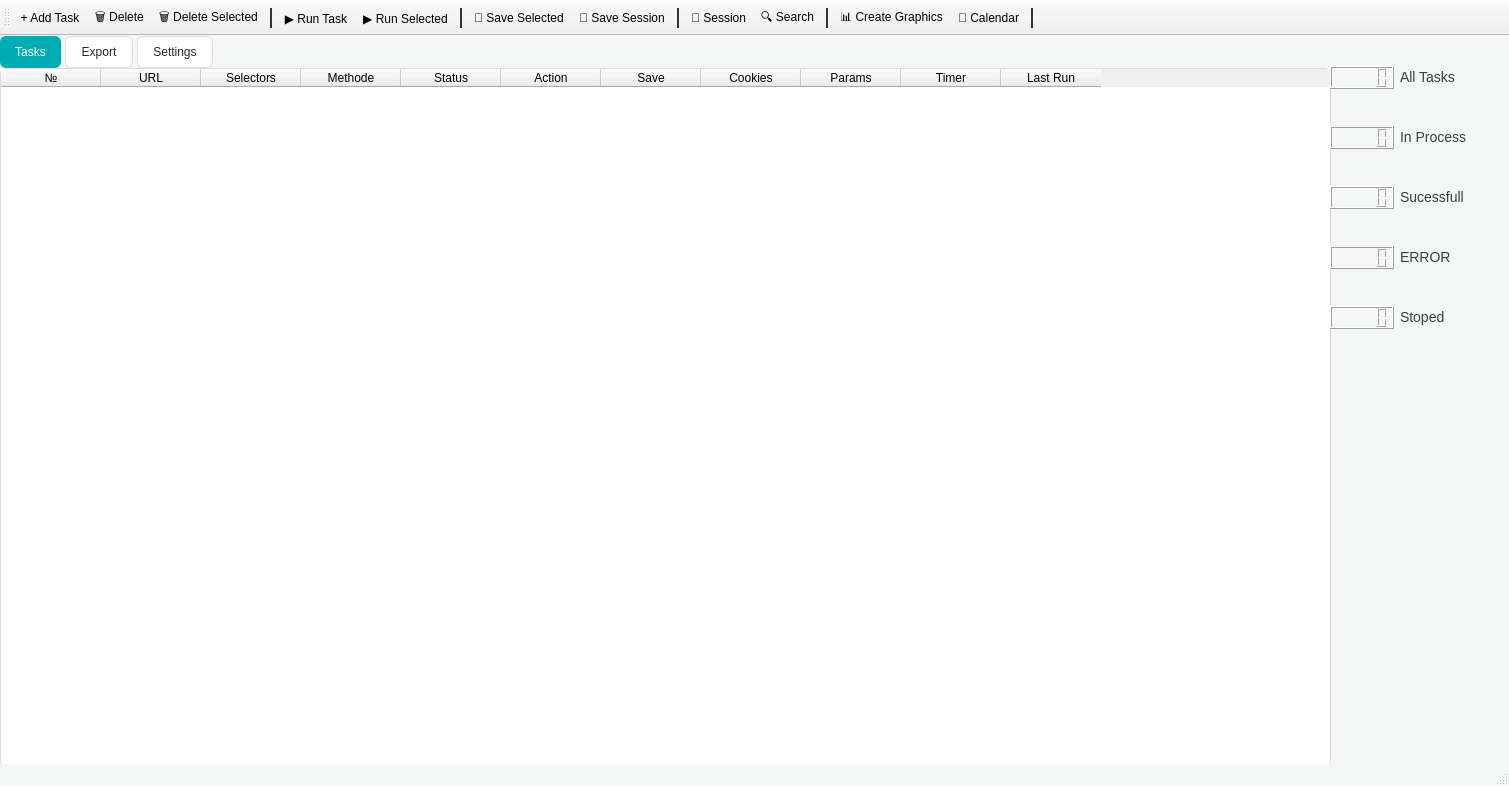
<?xml version="1.0" encoding="UTF-8"?>
<ui version="4.0">
 <class>MainWindow</class>
 <widget class="QMainWindow" name="MainWindow">
  <property name="geometry">
   <rect>
    <x>0</x>
    <y>0</y>
    <width>1509</width>
    <height>786</height>
   </rect>
  </property>
  <property name="windowTitle">
   <string>MainWindow</string>
  </property>
  <property name="styleSheet">
   <string notr="true">/* Основное окно и вкладки */
QMainWindow {
    background-color: #f4f7f6;
    color: #222831;
    font-family: 'Segoe UI', sans-serif;
}

QTabWidget::pane {
    border: none;
    background-color: #ffffff;
}

QTabBar::tab {
    background-color: #ffffff;
    color: #222831;
    padding: 8px 15px;
    border: 1px solid #dddddd;
    border-radius: 6px;
    margin-right: 4px;
}

QTabBar::tab:selected {
    background-color: #00adb5;
    color: #ffffff;
    border: none;
}

/* Кнопки */
QPushButton {
    background-color: #00adb5;
    color: white;
    padding: 6px 15px;
    border-radius: 6px;
}

QPushButton:hover {
    background-color: #028a91;
}

/* Поля ввода */
QLineEdit, QTextEdit {
    background-color: #ffffff;
    color: #222831;
    border: 1px solid #dddddd;
    border-radius: 5px;
    padding: 4px;
}

/* Таблица и списки */
QTableWidget, QListWidget {
    background-color: #ffffff;
    color: #222831;
    gridline-color: #f0f0f0;
    border: 1px solid #dddddd;
    border-radius: 6px;
}

/* Логи */
QTextBrowser {
    background-color: #ffffff;
    color: #222831;
    border: 1px solid #dddddd;
    border-radius: 6px;
}

/* ===== ДОПОЛНЕНИЯ ===== */

/* Label (подписи и текст) */
QLabel {
    color: #393e46;
    font-size: 14px;
}

/* CheckBox */
QCheckBox {
    color: #222831;
    padding: 3px;
    spacing: 5px;
}

QCheckBox::indicator {
    width: 16px;
    height: 16px;
    border-radius: 3px;
    border: 1px solid #00adb5;
    background-color: #ffffff;
}

QCheckBox::indicator:checked {
    background-color: #00adb5;
    border: none;
}

/* ComboBox */
QComboBox {
    background-color: #ffffff;
    color: #222831;
    border: 1px solid #dddddd;
    border-radius: 5px;
    padding: 4px;
}

QComboBox::drop-down {
    border: none;
}

QComboBox QAbstractItemView {
    background-color: #ffffff;
    selection-background-color: #00adb5;
    selection-color: #ffffff;
    border-radius: 5px;
    padding: 3px;
}

QToolBar::separator {
    background-color: #333333;  /* Тёмно-серый / почти чёрный */
    width: 2px;
    margin: 4px;
}
</string>
  </property>
  <widget class="QWidget" name="centralwidget">
   <widget class="QTabWidget" name="tabWidget">
    <property name="enabled">
     <bool>true</bool>
    </property>
    <property name="geometry">
     <rect>
      <x>0</x>
      <y>0</y>
      <width>1331</width>
      <height>741</height>
     </rect>
    </property>
    <property name="currentIndex">
     <number>0</number>
    </property>
    <widget class="QWidget" name="tab">
     <attribute name="title">
      <string>Tasks</string>
     </attribute>
     <widget class="QTableWidget" name="tasks_table">
      <property name="geometry">
       <rect>
        <x>0</x>
        <y>0</y>
        <width>1331</width>
        <height>701</height>
       </rect>
      </property>
      <column>
       <property name="text">
        <string>№</string>
       </property>
      </column>
      <column>
       <property name="text">
        <string>URL</string>
       </property>
      </column>
      <column>
       <property name="text">
        <string>Selectors</string>
       </property>
      </column>
      <column>
       <property name="text">
        <string>Methode</string>
       </property>
      </column>
      <column>
       <property name="text">
        <string>Status</string>
       </property>
      </column>
      <column>
       <property name="text">
        <string>Action</string>
       </property>
      </column>
      <column>
       <property name="text">
        <string>Save</string>
       </property>
      </column>
      <column>
       <property name="text">
        <string>Cookies</string>
       </property>
      </column>
      <column>
       <property name="text">
        <string>Params</string>
       </property>
      </column>
      <column>
       <property name="text">
        <string>Timer</string>
       </property>
      </column>
      <column>
       <property name="text">
        <string>Last Run</string>
       </property>
      </column>
     </widget>
    </widget>
    <widget class="QWidget" name="tab_2">
     <attribute name="title">
      <string>Export</string>
     </attribute>
     <widget class="QLabel" name="label_4">
      <property name="geometry">
       <rect>
        <x>0</x>
        <y>0</y>
        <width>131</width>
        <height>16</height>
       </rect>
      </property>
      <property name="text">
       <string>Save parsed data</string>
      </property>
     </widget>
     <widget class="QPushButton" name="export_button">
      <property name="geometry">
       <rect>
        <x>0</x>
        <y>50</y>
        <width>231</width>
        <height>31</height>
       </rect>
      </property>
      <property name="text">
       <string>Export</string>
      </property>
     </widget>
     <widget class="QComboBox" name="format_combobox">
      <property name="geometry">
       <rect>
        <x>0</x>
        <y>20</y>
        <width>231</width>
        <height>23</height>
       </rect>
      </property>
      <item>
       <property name="text">
        <string>default</string>
       </property>
      </item>
      <item>
       <property name="text">
        <string>group_by_tags</string>
       </property>
      </item>
      <item>
       <property name="text">
        <string>articles</string>
       </property>
      </item>
      <item>
       <property name="text">
        <string>with_links</string>
       </property>
      </item>
      <item>
       <property name="text">
        <string>CSV</string>
       </property>
      </item>
      <item>
       <property name="text">
        <string>Excel</string>
       </property>
      </item>
     </widget>
     <widget class="QTableWidget" name="parse_data_table">
      <property name="geometry">
       <rect>
        <x>0</x>
        <y>150</y>
        <width>1231</width>
        <height>571</height>
       </rect>
      </property>
     </widget>
     <widget class="QPushButton" name="Data_button">
      <property name="geometry">
       <rect>
        <x>240</x>
        <y>50</y>
        <width>231</width>
        <height>31</height>
       </rect>
      </property>
      <property name="text">
       <string>Data Preview</string>
      </property>
     </widget>
     <widget class="QPushButton" name="browse_button">
      <property name="geometry">
       <rect>
        <x>240</x>
        <y>20</y>
        <width>231</width>
        <height>23</height>
       </rect>
      </property>
      <property name="text">
       <string>Browse (QFileDialog)</string>
      </property>
     </widget>
     <widget class="QLabel" name="label_6">
      <property name="geometry">
       <rect>
        <x>0</x>
        <y>130</y>
        <width>161</width>
        <height>16</height>
       </rect>
      </property>
      <property name="font">
       <font>
        <pointsize>-1</pointsize>
        <weight>75</weight>
        <bold>true</bold>
       </font>
      </property>
      <property name="text">
       <string>Table Data Preview</string>
      </property>
     </widget>
    </widget>
    <widget class="QWidget" name="tab_3">
     <attribute name="title">
      <string>Settings</string>
     </attribute>
     <widget class="QCheckBox" name="checkBox">
      <property name="geometry">
       <rect>
        <x>0</x>
        <y>0</y>
        <width>111</width>
        <height>21</height>
       </rect>
      </property>
      <property name="text">
       <string>Dark Theme</string>
      </property>
     </widget>
     <widget class="QCheckBox" name="checkBox_2">
      <property name="geometry">
       <rect>
        <x>0</x>
        <y>30</y>
        <width>181</width>
        <height>21</height>
       </rect>
      </property>
      <property name="text">
       <string>Auto-saved after parsing</string>
      </property>
     </widget>
     <widget class="QCheckBox" name="checkBox_3">
      <property name="geometry">
       <rect>
        <x>0</x>
        <y>60</y>
        <width>141</width>
        <height>21</height>
       </rect>
      </property>
      <property name="text">
       <string>Use proxy rotation</string>
      </property>
     </widget>
     <widget class="QLineEdit" name="proxy_input">
      <property name="geometry">
       <rect>
        <x>180</x>
        <y>30</y>
        <width>231</width>
        <height>23</height>
       </rect>
      </property>
     </widget>
     <widget class="QLabel" name="label_3">
      <property name="geometry">
       <rect>
        <x>180</x>
        <y>10</y>
        <width>171</width>
        <height>20</height>
       </rect>
      </property>
      <property name="font">
       <font>
        <pointsize>-1</pointsize>
        <weight>75</weight>
        <bold>true</bold>
       </font>
      </property>
      <property name="text">
       <string>Type proxy(optional)</string>
      </property>
     </widget>
     <widget class="QPushButton" name="check_proxy_button">
      <property name="geometry">
       <rect>
        <x>180</x>
        <y>60</y>
        <width>231</width>
        <height>31</height>
       </rect>
      </property>
      <property name="text">
       <string>Check proxy</string>
      </property>
     </widget>
     <widget class="QPushButton" name="safe_button">
      <property name="geometry">
       <rect>
        <x>0</x>
        <y>90</y>
        <width>131</width>
        <height>23</height>
       </rect>
      </property>
      <property name="text">
       <string>Safe settings</string>
      </property>
     </widget>
     <widget class="QPushButton" name="reset_button">
      <property name="geometry">
       <rect>
        <x>0</x>
        <y>120</y>
        <width>131</width>
        <height>23</height>
       </rect>
      </property>
      <property name="text">
       <string>Reset to default</string>
      </property>
     </widget>
    </widget>
   </widget>
   <widget class="QLCDNumber" name="lcd_total">
    <property name="geometry">
     <rect>
      <x>1330</x>
      <y>30</y>
      <width>64</width>
      <height>23</height>
     </rect>
    </property>
   </widget>
   <widget class="QLCDNumber" name="lcd_running">
    <property name="geometry">
     <rect>
      <x>1330</x>
      <y>90</y>
      <width>64</width>
      <height>23</height>
     </rect>
    </property>
   </widget>
   <widget class="QLCDNumber" name="lcd_success">
    <property name="geometry">
     <rect>
      <x>1330</x>
      <y>150</y>
      <width>64</width>
      <height>23</height>
     </rect>
    </property>
   </widget>
   <widget class="QLCDNumber" name="lcd_error">
    <property name="geometry">
     <rect>
      <x>1330</x>
      <y>210</y>
      <width>64</width>
      <height>23</height>
     </rect>
    </property>
   </widget>
   <widget class="QLCDNumber" name="lcd_stopped">
    <property name="geometry">
     <rect>
      <x>1330</x>
      <y>270</y>
      <width>64</width>
      <height>23</height>
     </rect>
    </property>
   </widget>
   <widget class="QLabel" name="label_Task">
    <property name="geometry">
     <rect>
      <x>1400</x>
      <y>30</y>
      <width>81</width>
      <height>21</height>
     </rect>
    </property>
    <property name="text">
     <string>All Tasks</string>
    </property>
   </widget>
   <widget class="QLabel" name="label_Process">
    <property name="geometry">
     <rect>
      <x>1400</x>
      <y>90</y>
      <width>81</width>
      <height>21</height>
     </rect>
    </property>
    <property name="text">
     <string>In Process</string>
    </property>
   </widget>
   <widget class="QLabel" name="label_Sucessfull">
    <property name="geometry">
     <rect>
      <x>1400</x>
      <y>150</y>
      <width>81</width>
      <height>21</height>
     </rect>
    </property>
    <property name="text">
     <string>Sucessfull</string>
    </property>
   </widget>
   <widget class="QLabel" name="label_Error">
    <property name="geometry">
     <rect>
      <x>1400</x>
      <y>210</y>
      <width>81</width>
      <height>21</height>
     </rect>
    </property>
    <property name="text">
     <string>ERROR</string>
    </property>
   </widget>
   <widget class="QLabel" name="label_Stoped">
    <property name="geometry">
     <rect>
      <x>1400</x>
      <y>270</y>
      <width>81</width>
      <height>21</height>
     </rect>
    </property>
    <property name="text">
     <string>Stoped</string>
    </property>
   </widget>
  </widget>
  <widget class="QToolBar" name="toolBar">
   <property name="windowTitle">
    <string>toolBar</string>
   </property>
   <attribute name="toolBarArea">
    <enum>TopToolBarArea</enum>
   </attribute>
   <attribute name="toolBarBreak">
    <bool>false</bool>
   </attribute>
   <addaction name="action_add_task_2"/>
   <addaction name="action_del_task"/>
   <addaction name="action_delete_selected_bulk"/>
   <addaction name="separator"/>
   <addaction name="action_run_task"/>
   <addaction name="action_run_selected_bulk"/>
   <addaction name="separator"/>
   <addaction name="action_save_selected_bulk"/>
   <addaction name="action_save_session"/>
   <addaction name="separator"/>
   <addaction name="action_manage_sessions"/>
   <addaction name="action_search_tasks"/>
   <addaction name="separator"/>
   <addaction name="action_run_analytics"/>
   <addaction name="action_open_calendar"/>
   <addaction name="separator"/>
  </widget>
  <widget class="QStatusBar" name="statusBar"/>
  <action name="action_add_task_2">
   <property name="text">
    <string>+ Add Task</string>
   </property>
   <property name="toolTip">
    <string>Add Task</string>
   </property>
  </action>
  <action name="action_del_task">
   <property name="text">
    <string>🗑 Delete
</string>
   </property>
  </action>
  <action name="action_run_task">
   <property name="text">
    <string>▶ Run Task
</string>
   </property>
  </action>
  <action name="action_manage_sessions">
   <property name="text">
    <string>📁 Session</string>
   </property>
  </action>
  <action name="action_save_session">
   <property name="text">
    <string>💾 Save Session</string>
   </property>
  </action>
  <action name="action_search_tasks">
   <property name="text">
    <string>🔍 Search</string>
   </property>
  </action>
  <action name="action_run_selected_bulk">
   <property name="text">
    <string>▶ Run Selected</string>
   </property>
  </action>
  <action name="action_delete_selected_bulk">
   <property name="text">
    <string>🗑 Delete Selected</string>
   </property>
  </action>
  <action name="action_save_selected_bulk">
   <property name="text">
    <string>💾 Save Selected</string>
   </property>
  </action>
  <action name="action_run_analytics">
   <property name="text">
    <string>📊 Create Graphics</string>
   </property>
  </action>
  <action name="action_open_calendar">
   <property name="text">
    <string>📆 Calendar</string>
   </property>
  </action>
 </widget>
 <resources/>
 <connections/>
</ui>
